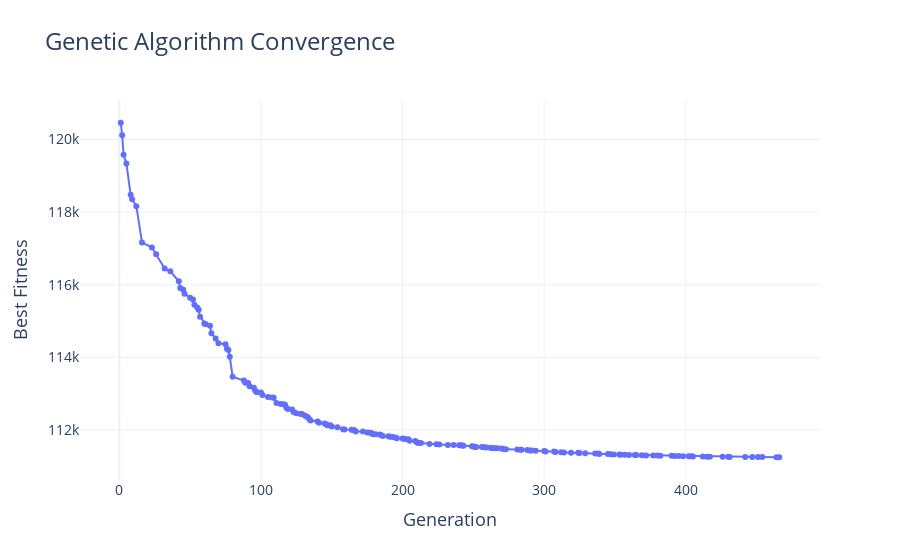

Here is the notebook cell this chart was saved with:
### Code cell
df = pd.DataFrame(output["convergence"])

fig = px.line(
    df,
    x="generation",
    y="fitness",
    title="Genetic Algorithm Convergence",
    markers=True,
    hover_data={
        "generation": True,
        "fitness": True,
        "origin": True,
        "elapsedSeconds": ':.6f'
    },
    labels={
        "fitness": "Best Fitness",
        "generation": "Generation",
        "elapsedSeconds": "Elapsed Time (s)",
        "origin": "Origin"
    },
)

fig.update_layout(
    hovermode="x unified",
    template="plotly_white",
    title_font_size=24,
    xaxis_title_font_size=18,
    yaxis_title_font_size=18,
    font=dict(size=14),
)

fig.show()

### Figure 1 — Plotly figure (JSON) as saved in the notebook; plotly's stock layout.template omitted (floating-point values rounded to 4 significant figures; data arrays with more than 128 entries replaced by an {"elided": "..."} marker saying what was removed)
{"data": [{"customdata": {"elided": "175x2 mixed values"}, "hovertemplate": "Generation=%{x}<br>Best Fitness=%{y}<br>Origin=%{customdata[0]}<br>Elapsed Time (s)=%{customdata[1]:.6f}<extra></extra>", "legendgroup": "", "line": {"color": "#636efa", "dash": "solid"}, "marker": {"symbol": "circle"}, "mode": "lines+markers", "name": "", "orientation": "v", "showlegend": false, "type": "scatter", "x": {"elided": "175 int values"}, "xaxis": "x", "y": {"elided": "175 int values"}, "yaxis": "y"}], "layout": {"font": {"size": 14}, "hovermode": "x unified", "legend": {"tracegroupgap": 0}, "title": {"font": {"size": 24}, "text": "Genetic Algorithm Convergence"}, "xaxis": {"anchor": "y", "domain": [0, 1], "title": {"font": {"size": 18}, "text": "Generation"}}, "yaxis": {"anchor": "x", "domain": [0, 1], "title": {"font": {"size": 18}, "text": "Best Fitness"}}}}
